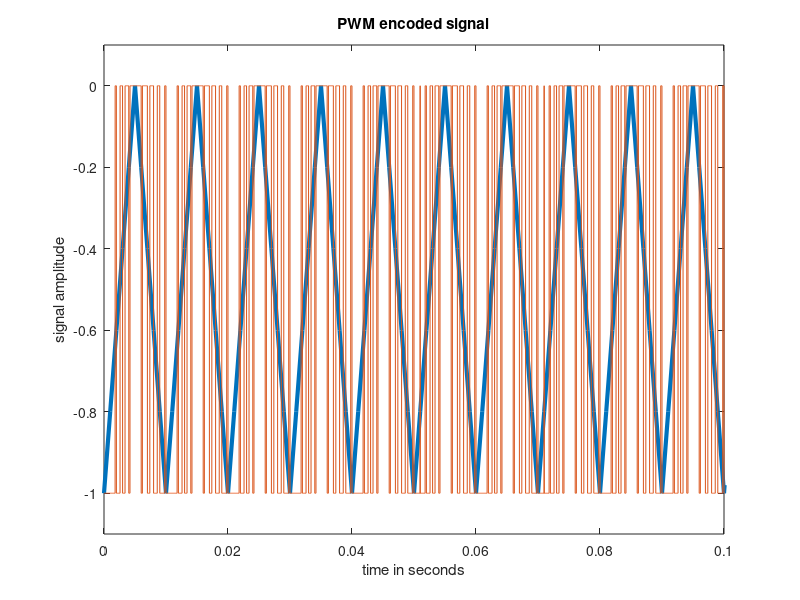

The MATLAB script that drew this image:
% EECE 4510 HW #3
% F. Frigo  10-Nov-2021
% Marquette University
%
% See: PWMChirp.m
%      Blandford & Parr, Introduction to Digital Signal Processing
%      example 9.1 p 488
% 
% Edits:
% A. Simon 22-Nov-2021
% Marquette University

%Clear workspace between runs
clear all, close all, clc

fs = 1000; T = 1/fs;
N = 1000;
% Problem 9.1:
fsig = 100;
t = 0:T:((3*N*T)-T);
y = 0.5*(sawtooth(2*pi*fsig*t, 0.5)-1);

N1 = max (size(y)); 
figure(1); clf;
plot(t, y,'LineWidth',3);  % plot input signal

% Create the PWM signal in an matrix which has N2 rows x N columns
%    where each column represents one sample of the signal.
% Here each column has v ones and N2-v zeros where v is the
%    value of the signal at the sample
b = 7; N2 = 2^b; %bits of resolution
PWMOut = zeros(N2, N1);
for i=1:size(PWMOut,2)
   v = abs(fix(y(i)*N2));
   s = [ones(1, v) zeros(1, N2 - v)];
   PWMOut(:, i) = s';
end

% Change PWMOut which is N2 x N to a column matrix that is (N2*N) x 1.
PWMPlot = -PWMOut(:);  % Problem 9.1
hold on;

%PWMPlot has N2 times as many samples as t.
Ts = T/N2;
t1=0:Ts:(N1*T)-Ts;
plot(t1, PWMPlot);

%This is an early segment of the signal
axis([0 0.1 -1.1 0.1]); % Problem 9.1
title ('PWM encoded signal');
xlabel('time in seconds');
ylabel('signal amplitude');
